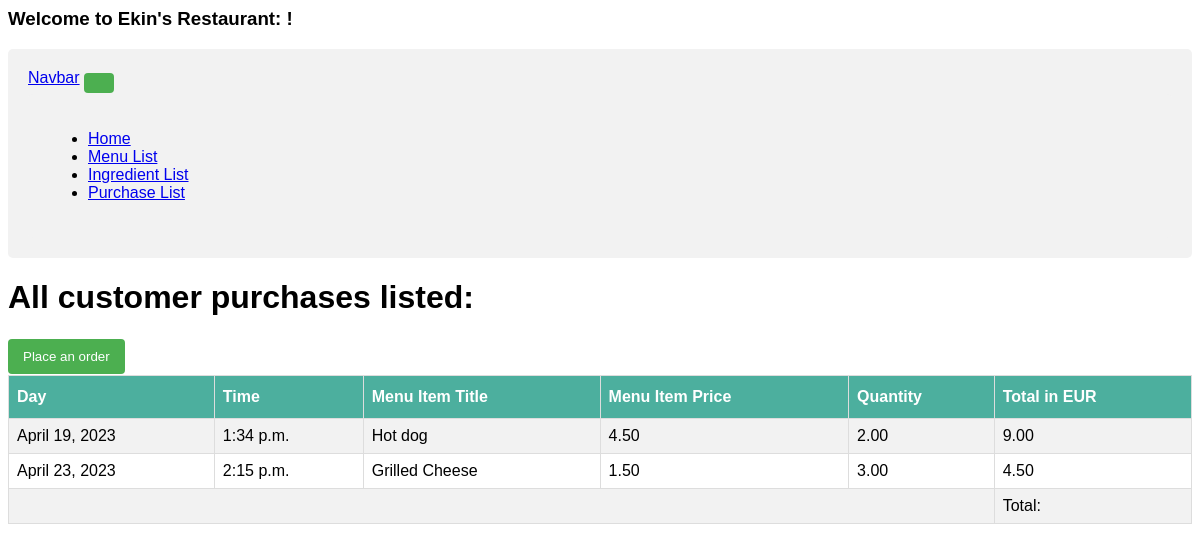
/inventory/purchase/list, run on the app's committed database.
### inventory/models.py (models this page shows)
class Purchase(models.Model):
    day         = models.DateField(auto_now=False, auto_now_add=False)
    time        = models.TimeField(auto_now=False, auto_now_add=False)
    menu_item   = models.ForeignKey(MenuItem,on_delete=models.CASCADE)
    quantity    = models.DecimalField(decimal_places=2,max_digits=4)
    def sub_total(self):
        sub_total = self.menu_item.price * self.quantity
        return round(sub_total,2)

class MenuItem(models.Model):
    title       = models.TextField()
    price       = models.DecimalField(decimal_places=2,max_digits=4)

### inventory/views.py (the view, shortened to what this page needs)
# urls.py: path('inventory/purchase/list', views.PurchaseList.as_view(),name='purchaselist'),
class PurchaseList(ListView):
    model = Purchase

### inventory/templates/inventory/purchase_list.html
{% extends './base.html'%}
{% block content %}
<h1>
    All customer purchases listed:
</h1>
<a href="{% url 'purchasecreate' %}"><button class="btn">Place an order</button></a>
<table>
    <tr>
        <th>Day</th>
        <th>Time</th>
        <th>Menu Item Title</th>
        <th>Menu Item Price</th>
        <th>Quantity</th>
        <th>Total in EUR</th>
    </tr>
    {% for purchase in purchase_list %}
    <tr>
        <td> {{purchase.day}} </td>
        <td> {{purchase.time}} </td>
        <td> {{purchase.menu_item.title}} </td>
        <td> {{purchase.menu_item.price}} </td>
        <td> {{purchase.quantity}} </td>
        <td> {{purchase.sub_total}}</td>
    </tr>
    {% endfor %}
    <tr>
        <td colspan="5"></td>
        <td>Total: {{revenue}}</td>
    </tr>
</table>
{% endblock %}

### inventory/templates/inventory/base.html (style rules this page uses)
body { font-family: Arial, Helvetica, sans-serif; }
table { border-collapse: collapse; width: 100%; }
td, th { border: 1px solid #ddd; padding: 8px; }
tr:nth-child(even) { background-color: #f2f2f2; }
th { padding-top: 12px; padding-bottom: 12px; text-align: left; background-color: #4caf9e; color: white; }
button, input[type=submit] { background-color: #4CAF50; color: white; padding: 10px 15px; margin: 1px 0; border: none; border-radius: 4px; cursor: pointer; }

### data on the page
Purchase: day "April 19, 2023", time "1:34 p.m.", menu_item "Hot dog", menu_item.price "4.50", quantity "2.00", sub_total "9.00"
Purchase: day "April 23, 2023", time "2:15 p.m.", menu_item "Grilled Cheese", menu_item.price "1.50", quantity "3.00", sub_total "4.50"
